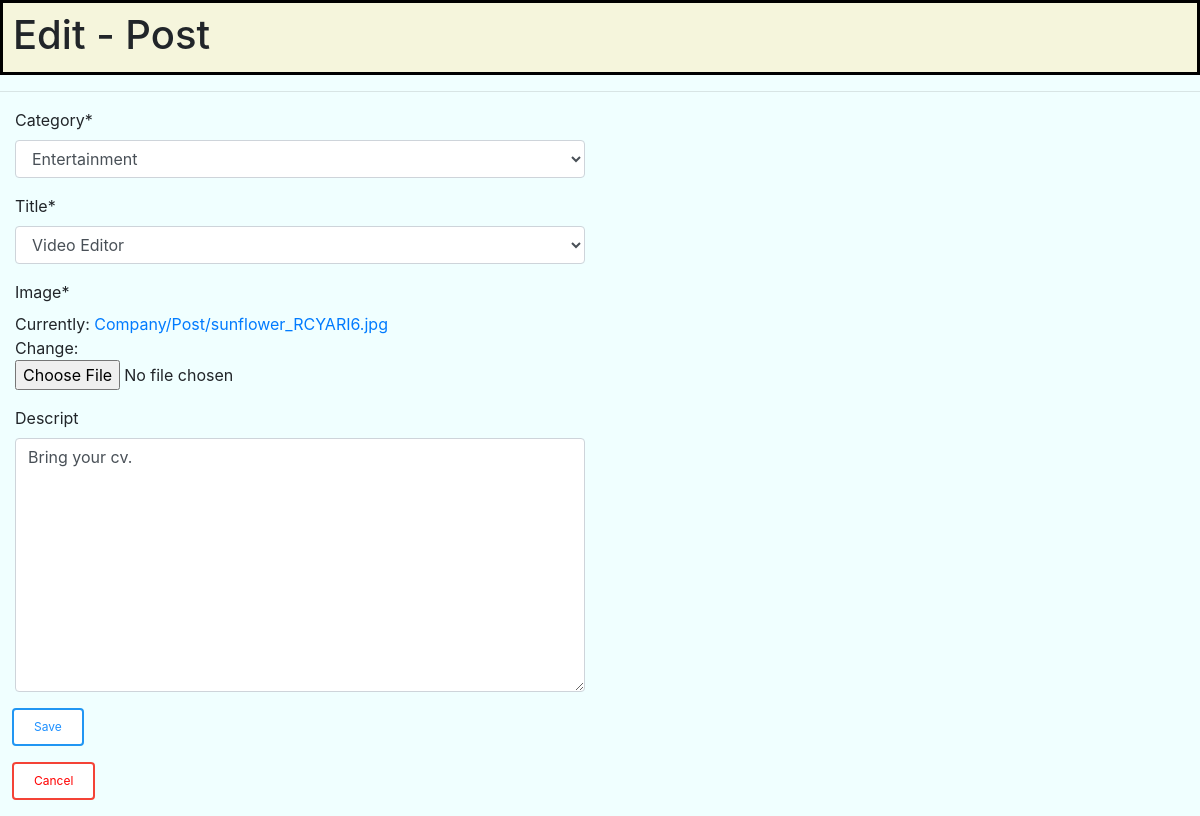
Screenshot of /employer/post-edit/6 (signed in) with the database file from the repository.
### Post/models.py (models this page shows, shortened)
class Post(models.Model):
    category = models.CharField(max_length = 50 , choices = category_choices)
    title    = models.CharField(max_length = 50 , choices = title_choice )
    image    = models.ImageField(upload_to = "Company/Post/" )
    descript = models.TextField(blank = True)
    owner    = models.ForeignKey( Company , on_delete = models.CASCADE )

### Post/views.py (the view)
# urls.py: path( 'post-edit/<int:prmKey>'  ,  PostView.PostEdit  , name = 'PostEditCompany'),
@login_required(redirect_field_name = 'dashboard:dashboard-home')
def PostEdit(request , prmKey):
    if request.method == 'POST':
        postExist = Post.objects.get(pk = prmKey)
        formPE = PostEditForm( request.POST , request.FILES   , instance = postExist)
        if formPE.is_valid():
            formPE.save()
            messages.success(request,f'Successfully Post Updated..')
            return HttpResponseRedirect( reverse('dashboard:dashboard-home') )
    else:
        postExist = Post.objects.get(pk = prmKey)
        formPE = PostEditForm(instance = postExist)
    contextPE = { 'formPE' : formPE }
    return render(request , 'Post/edit_post.html' , contextPE )

### Post/form.py
class PostEditForm(forms.ModelForm):
    class Meta:
        model = Post
        exclude = ['owner']

### Post/templates/Post/edit_post.html (shortened to what this page needs)
{% load crispy_forms_tags %}
{% load static %}
    <head>
        <link rel="stylesheet" href="https://stackpath.bootstrapcdn.com/bootstrap/4.1.3/css/bootstrap.min.css">
        <link rel="stylesheet" href="{% static 'userDesign/update.css' %}">
    </head>
    <body class="container1">
        <div class="conSub1">
            <h1> Edit - Post </h1>
        </div><hr>
        <div>
            <form method="POST">
                <div class="col-sm-6">
                    {{ formPE | crispy }}
                </div>
                <div style="padding-left: 12px;">
                    <button type="submit" class="btn info"> Save </button>
                </div>
            </form>
            <form action ="{% url 'dashboard:dashboard-home' %}" style="padding-left: 12px;">
                <button type="submit" class="btn danger"> Cancel </button>
            </form>
        </div>
    </body>

### static/userDesign/update.css (style rules this page uses)
.container1 { background-color: azure; }
.conSub1 { background-color:beige; padding-top: 8px; padding-bottom: 5px; border-style: solid; border-color: black; }
.conSub1 h1 { padding-left: 10px; }
.btn { border: 2px solid black; background-color: white; color: black; padding: 8px 20px; font-size: 12px; cursor: pointer; }
.info { border-color: #2196F3; color: dodgerblue; }
.danger { border-color: #f44336; color: red }

### rows the page displays
Post: category "Entertainment", title "Video Editor", descript "Bring your cv."
